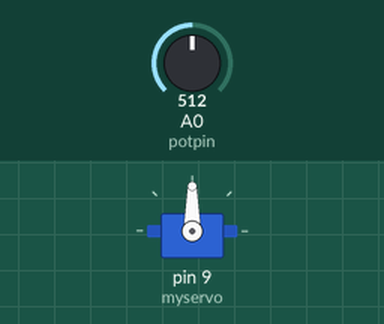
Bench run of a sketch on a simulated Arduino Uno, built with avr-gcc and run on an emulated ATmega328P. Shown: servo. The test bench sets the inputs (shaded band); at power-on: A0 (potpin) = 512.

Above: at 4.2 s.
4.3 s: A0 (potpin) set to 716
At 5.3 s:
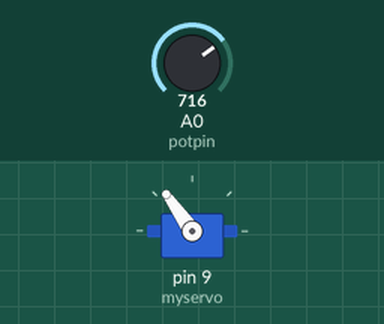
5.8 s: A0 (potpin) set to 900
At 6.2 s:
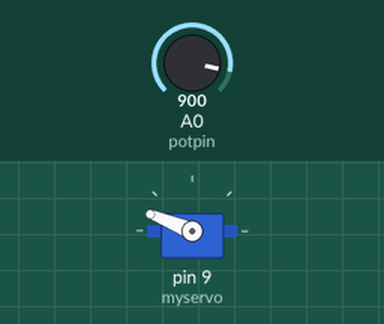
7.3 s: A0 (potpin) set to 1023
At 7.7 s:
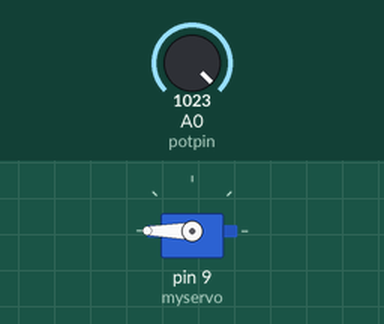
8.8 s: A0 (potpin) set to 306
At 9.8 s:
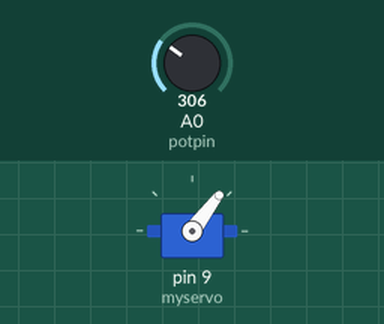
10.3 s: A0 (potpin) set to 122
At 11.2 s:
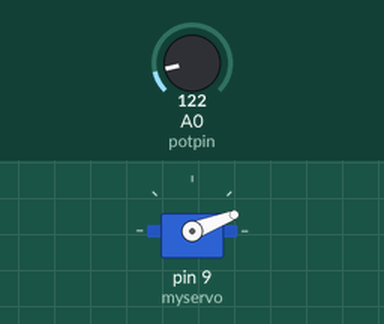
Timing chart, 0 to 12.8 s (numbered marks = the images above; inputs shaded):
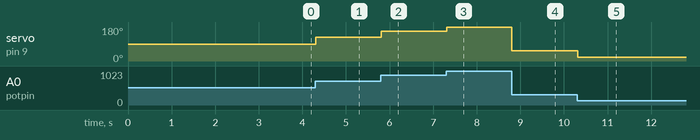

Measured:
- after the input at 4.3 s, servo on pin 9 (myservo): 90° → 125° at once
- after the input at 5.8 s, servo on pin 9 (myservo): 125° → 158° at once
- after the input at 7.3 s, servo on pin 9 (myservo): 158° → 180° at once
- after the input at 8.8 s, servo on pin 9 (myservo): 180° → 53° at once
- after the input at 10.3 s, servo on pin 9 (myservo): 53° → 21° at once

The sketch:

Pot_Servo.ino
```cpp
#include <Servo.h>
Servo myservo;
int potpin = 0;
int val;


void setup() {
  myservo.attach(9);
  myservo.write(90);
  delay(3000);
}


void loop() {
  val = analogRead(potpin);
  val = map(val, 0, 1023, 0, 180);
  myservo.write(val);
  delay(15);
}
```
